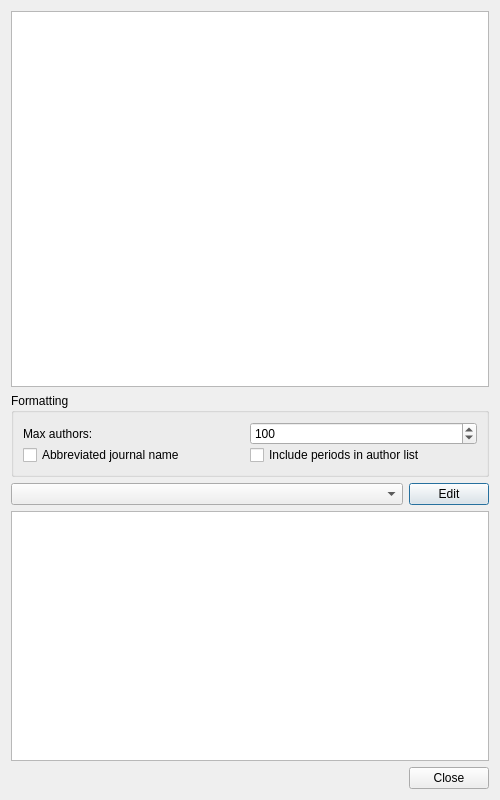
<?xml version="1.0" encoding="UTF-8"?>
<ui version="4.0">
 <class>DialogExportText</class>
 <widget class="QDialog" name="DialogExportText">
  <property name="geometry">
   <rect>
    <x>0</x>
    <y>0</y>
    <width>500</width>
    <height>800</height>
   </rect>
  </property>
  <property name="windowTitle">
   <string>Export as text</string>
  </property>
  <layout class="QVBoxLayout" name="verticalLayout" stretch="3,0,0,2,0">
   <property name="spacing">
    <number>6</number>
   </property>
   <item>
    <widget class="QTreeView" name="tvPublications">
     <property name="editTriggers">
      <set>QAbstractItemView::NoEditTriggers</set>
     </property>
     <property name="headerHidden">
      <bool>true</bool>
     </property>
    </widget>
   </item>
   <item>
    <widget class="QGroupBox" name="groupBox">
     <property name="title">
      <string>Formatting</string>
     </property>
     <layout class="QVBoxLayout" name="verticalLayout_2">
      <property name="spacing">
       <number>0</number>
      </property>
      <item>
       <layout class="QHBoxLayout" name="horizontalLayout_2">
        <property name="topMargin">
         <number>0</number>
        </property>
        <item>
         <widget class="QLabel" name="label">
          <property name="text">
           <string>Max authors:</string>
          </property>
         </widget>
        </item>
        <item>
         <widget class="QSpinBox" name="sbMaxAuthors">
          <property name="minimum">
           <number>1</number>
          </property>
          <property name="maximum">
           <number>10000</number>
          </property>
          <property name="value">
           <number>100</number>
          </property>
         </widget>
        </item>
       </layout>
      </item>
      <item>
       <layout class="QHBoxLayout" name="horizontalLayout_3">
        <property name="topMargin">
         <number>0</number>
        </property>
        <item>
         <widget class="QCheckBox" name="cbAbbrJournal">
          <property name="text">
           <string>Abbreviated journal name</string>
          </property>
         </widget>
        </item>
        <item>
         <widget class="QCheckBox" name="cbPeriodInAuthors">
          <property name="text">
           <string>Include periods in author list</string>
          </property>
         </widget>
        </item>
       </layout>
      </item>
     </layout>
    </widget>
   </item>
   <item>
    <layout class="QHBoxLayout" name="horizontalLayout" stretch="1,0">
     <property name="spacing">
      <number>6</number>
     </property>
     <property name="topMargin">
      <number>0</number>
     </property>
     <property name="bottomMargin">
      <number>0</number>
     </property>
     <item>
      <widget class="QComboBox" name="cbReferenceFormat"/>
     </item>
     <item>
      <widget class="QPushButton" name="btnEdit">
       <property name="text">
        <string>Edit</string>
       </property>
      </widget>
     </item>
    </layout>
   </item>
   <item>
    <widget class="QPlainTextEdit" name="tbReferences">
     <property name="font">
      <font>
       <family>Monospace</family>
       <pointsize>12</pointsize>
      </font>
     </property>
     <property name="readOnly">
      <bool>true</bool>
     </property>
    </widget>
   </item>
   <item>
    <widget class="QDialogButtonBox" name="buttonBox">
     <property name="standardButtons">
      <set>QDialogButtonBox::Close</set>
     </property>
    </widget>
   </item>
  </layout>
 </widget>
 <resources/>
 <connections>
  <connection>
   <sender>buttonBox</sender>
   <signal>rejected()</signal>
   <receiver>DialogExportText</receiver>
   <slot>accept()</slot>
   <hints>
    <hint type="sourcelabel">
     <x>249</x>
     <y>577</y>
    </hint>
    <hint type="destinationlabel">
     <x>249</x>
     <y>299</y>
    </hint>
   </hints>
  </connection>
 </connections>
</ui>
